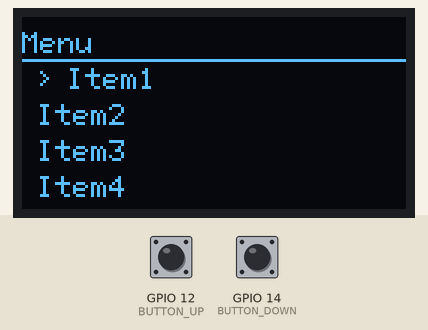
Recording of a program running on a simulated ESP32. On the bench: 128×64 one-colour display. The test bench sets the inputs (shaded band); at power-on: GPIO 12 (BUTTON_UP) HIGH, GPIO 14 (BUTTON_DOWN) HIGH.

Above: at 1.2 s.
1.3 s: GPIO 12 (BUTTON_UP) pulled LOW for 1 s
At 2.8 s:
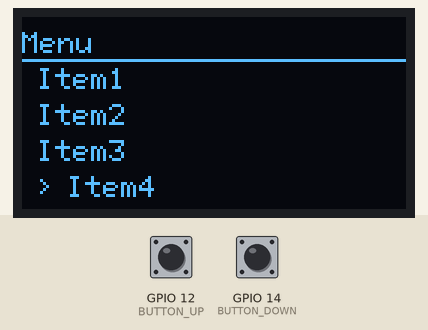
3.8 s: GPIO 14 (BUTTON_DOWN) pulled LOW for 3.2 s
At 7.7 s:
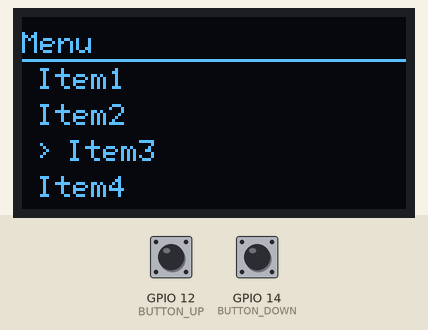
Timing chart, 0 to 9.2 s (numbered marks = the images above; inputs shaded):
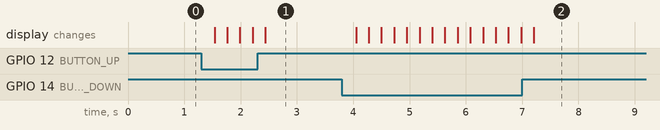

The program:

main.cpp
```cpp
#include <Arduino.h>
#include <U8g2lib.h>
#define BUTTON_UP    12
#define BUTTON_DOWN  14
U8G2_SSD1306_128X64_NONAME_1_4W_SW_SPI u8g2(U8G2_R0, 18, 13, 4, 2, 15); // 时钟线, 数据线, CS, DC, RESET
void display_menu(int index);
char*menu[4]={"Item1", "Item2", "Item3", "Item4"};
int order=0;
void setup()
{
  //初始化OLED
  u8g2.begin();
  u8g2.setFont(u8g2_font_6x12_tr);
  //配置按键输入
  pinMode(BUTTON_UP, INPUT_PULLUP);
  pinMode(BUTTON_DOWN, INPUT_PULLUP);
}

void loop()
{
  if(digitalRead(BUTTON_UP)==LOW)
  {
    order=(order-1+4)%4;
    delay(200);
  }
  if(digitalRead(BUTTON_DOWN)==LOW)
  {
    order=(order+1)%4;
    delay(200);
  }

   display_menu(order);
}


void display_menu(int index)
{
  u8g2.firstPage();
  do
  {
    u8g2.drawStr(0, 12, "Menu");
    u8g2.drawLine(0, 14, 128, 14);
    for(int i=0;i<4;i++)
    {
      if(i==index)
      {
        u8g2.drawStr(5, (i+2)*12, ">");
        u8g2.drawStr(15, (i+2)*12, menu[i]);
      }
       else
       {
          u8g2.drawStr(5, (i+2)*12, menu[i]);//字高是12
       }


    }
  }
  while (u8g2.nextPage());


}
```

Measured:
- after the input at 1.3 s, the display: changes after 0.24 s (image 1)
- after the input at 3.8 s, the display: first changes after 0.25 s (image 2 shows a later state)
